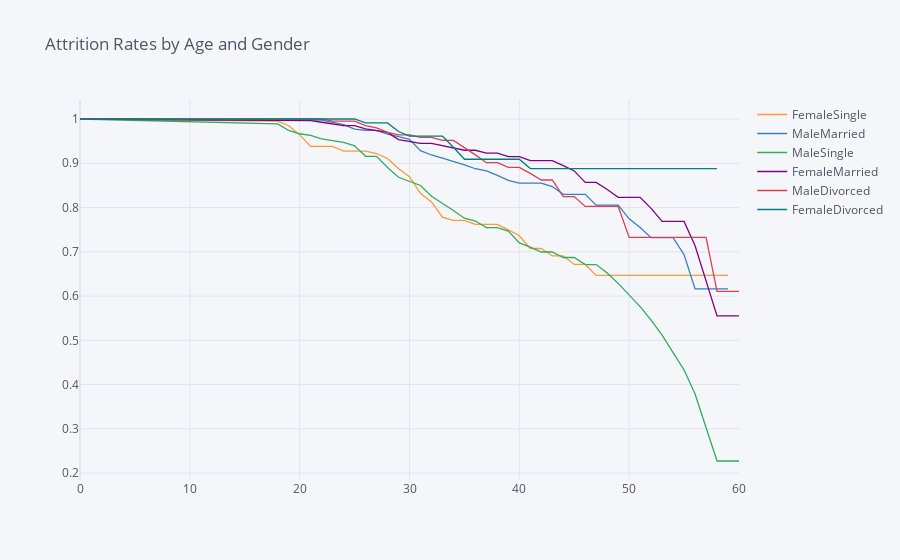

Notebook code cell kept with this figure:
### Markdown cell above
## 6. Now that we have looked at the retention rates by gender and marital status individually, let's look at them together. 

Create a new field in the data set that concatenates marital status and gender, and then generate and plot a survival curve that shows the retention by this new field over the age of the employee.

### Code cell
data['Gender_Marital'] = data.Gender + data.MaritalStatus
points = survival(data,  'Gender_Marital', 'Age','Attrition')
points.iplot(kind='line', title='Attrition Rates by Age and Gender')

### Figure 1 — Plotly figure (JSON) as saved in the notebook; plotly's stock layout.template omitted (floating-point values rounded to 4 significant figures)
{"data": [{"line": {"color": "rgba(255, 153, 51, 1.0)", "dash": "solid", "shape": "linear", "width": 1.3}, "mode": "lines", "name": "FemaleSingle", "text": "", "type": "scatter", "x": [0, 18, 19, 20, 21, 22, 23, 24, 25, 26, 27, 28, 29, 30, 31, 32, 33, 34, 35, 36, 37, 38, 39, 40, 41, 42, 43, 44, 45, 46, 47, 48, 49, 50, 51, 52, 53, 54, 55, 56, 57, 58, 59, 60], "y": [1, 0.995, 0.9848, 0.9641, 0.9381, 0.9381, 0.9381, 0.9275, 0.9275, 0.9275, 0.922, 0.9106, 0.8874, 0.8697, 0.8322, 0.8125, 0.7781, 0.7709, 0.7709, 0.7619, 0.7619, 0.7619, 0.7497, 0.7363, 0.7074, 0.7074, 0.6906, 0.6906, 0.6714, 0.6714, 0.6465, 0.6465, 0.6465, 0.6465, 0.6465, 0.6465, 0.6465, 0.6465, 0.6465, 0.6465, 0.6465, 0.6465, 0.6465, ""]}, {"line": {"color": "rgba(55, 128, 191, 1.0)", "dash": "solid", "shape": "linear", "width": 1.3}, "mode": "lines", "name": "MaleMarried", "text": "", "type": "scatter", "x": [0, 18, 19, 20, 21, 22, 23, 24, 25, 26, 27, 28, 29, 30, 31, 32, 33, 34, 35, 36, 37, 38, 39, 40, 41, 42, 43, 44, 45, 46, 47, 48, 49, 50, 51, 52, 53, 54, 55, 56, 57, 58, 59, 60], "y": [1, 0.9988, 0.9988, 0.9988, 0.9988, 0.9975, 0.9925, 0.9874, 0.977, 0.9743, 0.9743, 0.9659, 0.96, 0.954, 0.9286, 0.9187, 0.9116, 0.9043, 0.8964, 0.8876, 0.8828, 0.8726, 0.8614, 0.8553, 0.8553, 0.8553, 0.8473, 0.8299, 0.8299, 0.8299, 0.8055, 0.8055, 0.8055, 0.7745, 0.7546, 0.7318, 0.7318, 0.7318, 0.6932, 0.6162, 0.6162, 0.6162, 0.6162, ""]}, {"line": {"color": "rgba(50, 171, 96, 1.0)", "dash": "solid", "shape": "linear", "width": 1.3}, "mode": "lines", "name": "MaleSingle", "text": "", "type": "scatter", "x": [0, 18, 19, 20, 21, 22, 23, 24, 25, 26, 27, 28, 29, 30, 31, 32, 33, 34, 35, 36, 37, 38, 39, 40, 41, 42, 43, 44, 45, 46, 47, 48, 49, 50, 51, 52, 53, 54, 55, 56, 57, 58, 59, 60], "y": [1, 0.9889, 0.9741, 0.9667, 0.9629, 0.9552, 0.9513, 0.9474, 0.9395, 0.9156, 0.9156, 0.8903, 0.8684, 0.8592, 0.8497, 0.8254, 0.8099, 0.7935, 0.776, 0.7694, 0.7548, 0.7548, 0.7466, 0.7199, 0.7103, 0.6995, 0.6995, 0.6871, 0.6871, 0.6711, 0.6711, 0.6519, 0.6286, 0.6035, 0.576, 0.5457, 0.5116, 0.4723, 0.4329, 0.3788, 0.303, 0.2273, 0.2273, 0.2273]}, {"line": {"color": "rgba(128, 0, 128, 1.0)", "dash": "solid", "shape": "linear", "width": 1.3}, "mode": "lines", "name": "FemaleMarried", "text": "", "type": "scatter", "x": [0, 18, 19, 20, 21, 22, 23, 24, 25, 26, 27, 28, 29, 30, 31, 32, 33, 34, 35, 36, 37, 38, 39, 40, 41, 42, 43, 44, 45, 46, 47, 48, 49, 50, 51, 52, 53, 54, 55, 56, 57, 58, 59, 60], "y": [1, 0.9963, 0.9963, 0.9963, 0.9963, 0.9926, 0.9889, 0.9852, 0.9852, 0.9777, 0.9738, 0.9698, 0.9535, 0.9493, 0.9449, 0.9449, 0.94, 0.9349, 0.9294, 0.9294, 0.9228, 0.9228, 0.9151, 0.9151, 0.9058, 0.9058, 0.9058, 0.8946, 0.8827, 0.8568, 0.8568, 0.8406, 0.8231, 0.8231, 0.8231, 0.7981, 0.7686, 0.7686, 0.7686, 0.7137, 0.6344, 0.5551, 0.5551, 0.5551]}, {"line": {"color": "rgba(219, 64, 82, 1.0)", "dash": "solid", "shape": "linear", "width": 1.3}, "mode": "lines", "name": "MaleDivorced", "text": "", "type": "scatter", "x": [0, 18, 19, 20, 21, 22, 23, 24, 25, 26, 27, 28, 29, 30, 31, 32, 33, 34, 35, 36, 37, 38, 39, 40, 41, 42, 43, 44, 45, 46, 47, 48, 49, 50, 51, 52, 53, 54, 55, 56, 57, 58, 59, 60], "y": [1, 1, 1, 1, 1, 1, 0.9952, 0.9952, 0.9952, 0.9852, 0.9802, 0.9697, 0.9643, 0.9643, 0.9583, 0.9583, 0.9515, 0.9515, 0.9357, 0.919, 0.9013, 0.9013, 0.8906, 0.8906, 0.8773, 0.8621, 0.8621, 0.8247, 0.8247, 0.8024, 0.8024, 0.8024, 0.8024, 0.7326, 0.7326, 0.7326, 0.7326, 0.7326, 0.7326, 0.7326, 0.7326, 0.6105, 0.6105, 0.6105]}, {"line": {"color": "rgba(0, 128, 128, 1.0)", "dash": "solid", "shape": "linear", "width": 1.3}, "mode": "lines", "name": "FemaleDivorced", "text": "", "type": "scatter", "x": [0, 18, 19, 20, 21, 22, 23, 24, 25, 26, 27, 28, 29, 30, 31, 32, 33, 34, 35, 36, 37, 38, 39, 40, 41, 42, 43, 44, 45, 46, 47, 48, 49, 50, 51, 52, 53, 54, 55, 56, 57, 58, 59, 60], "y": [1, 1, 1, 1, 1, 1, 1, 1, 1, 0.9912, 0.9912, 0.9912, 0.9717, 0.9612, 0.9612, 0.9612, 0.9612, 0.9362, 0.9091, 0.9091, 0.9091, 0.9091, 0.9091, 0.9091, 0.8879, 0.8879, 0.8879, 0.8879, 0.8879, 0.8879, 0.8879, 0.8879, 0.8879, 0.8879, 0.8879, 0.8879, 0.8879, 0.8879, 0.8879, 0.8879, 0.8879, 0.8879, "", ""]}], "layout": {"legend": {"bgcolor": "#F5F6F9", "font": {"color": "#4D5663"}}, "paper_bgcolor": "#F5F6F9", "plot_bgcolor": "#F5F6F9", "title": {"font": {"color": "#4D5663"}, "text": "Attrition Rates by Age and Gender"}, "xaxis": {"gridcolor": "#E1E5ED", "showgrid": true, "tickfont": {"color": "#4D5663"}, "title": {"font": {"color": "#4D5663"}, "text": ""}, "zerolinecolor": "#E1E5ED"}, "yaxis": {"gridcolor": "#E1E5ED", "showgrid": true, "tickfont": {"color": "#4D5663"}, "title": {"font": {"color": "#4D5663"}, "text": ""}, "zerolinecolor": "#E1E5ED"}}}
